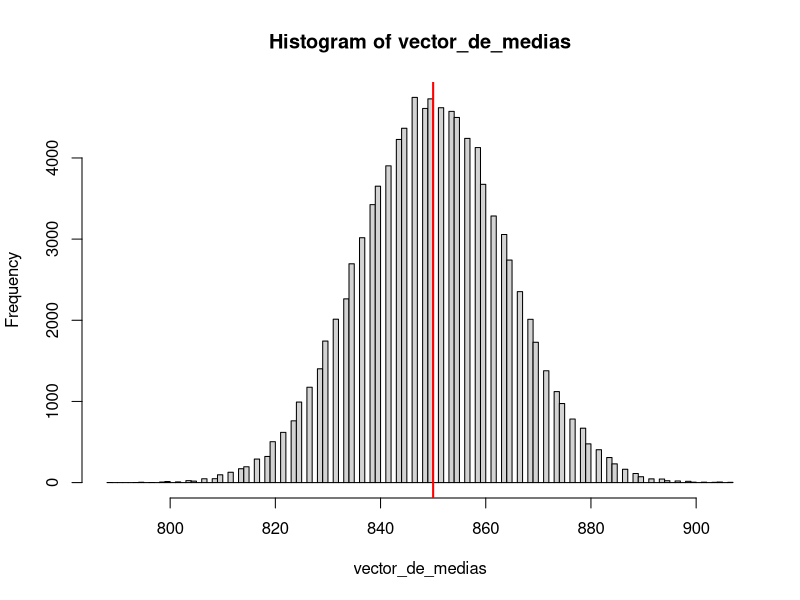
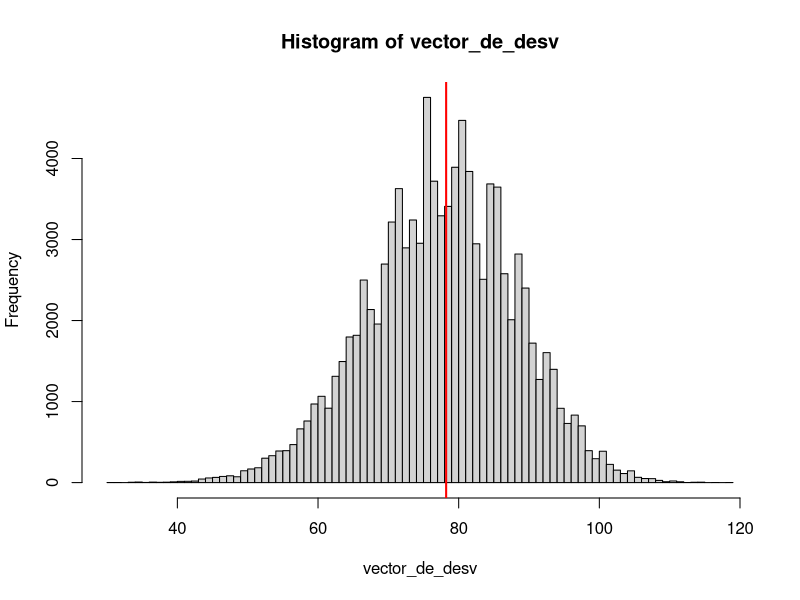
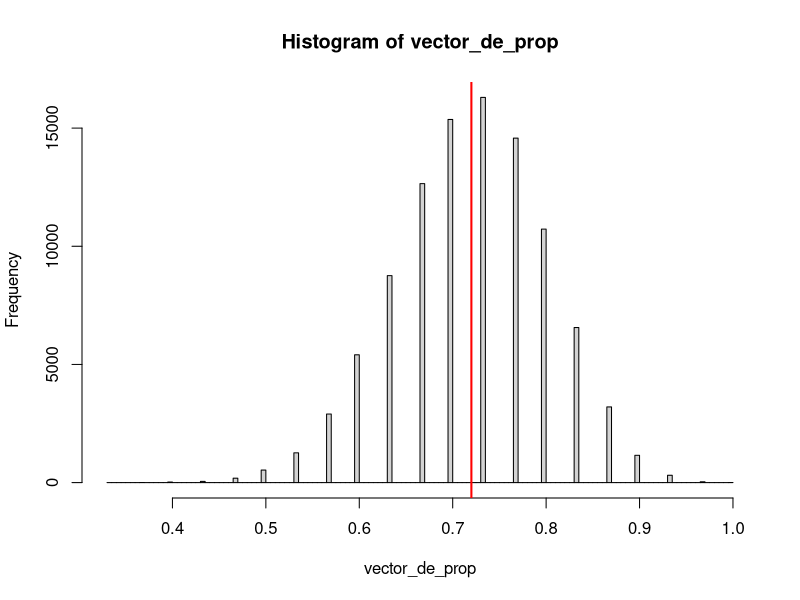

The R script that drew these images, in order:
# Ejemplo de muestreo aleatorio simple similar al de la Univ St Andrews del cap 7

# Necesitamos una población para tener valores poblacionales

# generemos un vector con 648 si y 900-648 no, para imitiar las respuestas
#  del ejemplo a la pregunta quieren vivir en el campus
# usemos la funcion rep y concatenar
# ejemplo sencillo>

pregunta_habitacion <- c( rep("si", 648), rep("no", 900-648) )

puntajes <- c(rep(1000, 100), rep(900, 200), rep(850, 300), 
              rep(800, 200), rep(700, 100))

# ejemplo para contar casos
v3 <-  c(3,4,5,6,7,7,2,9)
v3 == 7
sum(v3==7)
sum(v3==7)/8
mean(v3==7)

# calculen la media poblacional de los puntajes 
# y la propocion de casos "si" en la poblacion
media_poblacional <- mean(puntajes)
# sum(pregunta_habitacion == "si")/900
proporcion_poblacional <- mean(pregunta_habitacion == "si")
media_poblacional
proporcion_poblacional
sd_poblacional <- sd(puntajes)
sd_poblacional # en el libro es 80, aqui es 78.2 porque son otros puntajes

# obtengan una muestra aleatoria de 30 puntajes usando sample
# cada vez que ejecuten sample tendran una muestra distinta y por lo tanto medias distintas
muestra_de_puntajes <- sample(x = puntajes, size = 30)
muestra_de_puntajes  
promedio_muestral <- mean(muestra_de_puntajes)  
# calculen la desviacion estandar muestral (sd) de los ptjes y la guardan en una variable
sd_muestral <- sd(muestra_de_puntajes)  
sd_muestral

# obtengan una muestra aleatoria de 30 respuestas habitacion usando sample
#  y calculen la proporcion muestral
muestra_de_respuestas <- sample(x = pregunta_habitacion, size = 30)
proporcion_muestral <- mean(muestra_de_respuestas == "si")
proporcion_muestral

numero_de_muestras <- 100000
vector_de_medias <- vector(mode = "numeric", length = numero_de_muestras)
# vector_de_medias
vector_de_desv <- vector(mode = "numeric", length = numero_de_muestras)
vector_de_prop <- vector(mode = "numeric", length = numero_de_muestras)

for (k in 1:numero_de_muestras) {
  esta_muestra <- sample(puntajes, size = 30) 
  esta_muestra_de_resp <- sample(pregunta_habitacion, size = 30) 
  
  esta_media_muestral <- mean(esta_muestra)
  esta_sd_muestral <- sd(esta_muestra)
  esta_prop_muestral <- mean(esta_muestra_de_resp == "si")
  
  vector_de_medias[k] <- esta_media_muestral
  vector_de_desv[k] <- esta_sd_muestral
  vector_de_prop[k] <- esta_prop_muestral
}


hist(vector_de_medias, breaks = 100)
abline(v = media_poblacional, col = "red", lwd=2)
mean(vector_de_medias)
sd(vector_de_medias)

hist(vector_de_desv, breaks = 70)
abline(v = sd_poblacional, col = "red", lwd=2)
mean(vector_de_desv)
sd(vector_de_desv)

hist(vector_de_prop, breaks = 100)
abline(v = proporcion_poblacional, col = "red", lwd=2)
mean(vector_de_prop)
sd(vector_de_prop)
